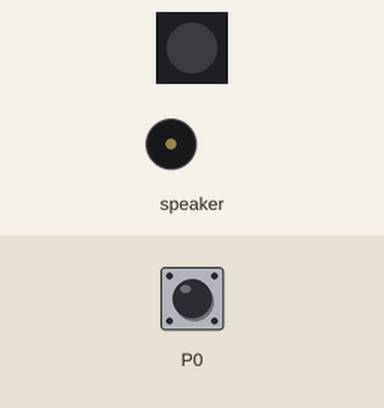
Recording of a program running on a simulated Calliope mini (MakeCode). Parts: 1 RGB LEDs in strip order, left to right, buzzer (waves = sounding). The test bench sets the inputs (shaded band); at power-on: P0 LOW.

Above: at 1.2 s.
1.3 s: P0 pulled HIGH for 0.15 s
At 1.7 s:
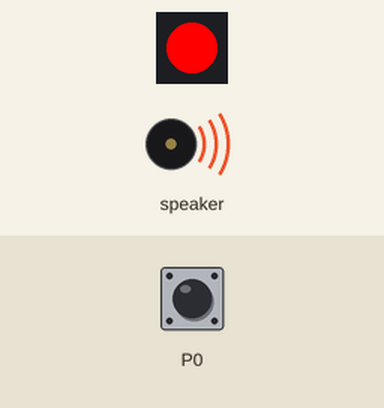
3.5 s: P0 pulled HIGH for 3.2 s
At 7.9 s:
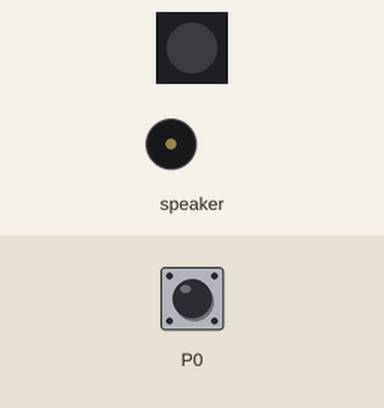
Timing chart, 0 to 9.4 s (numbered marks = the images above; inputs shaded):
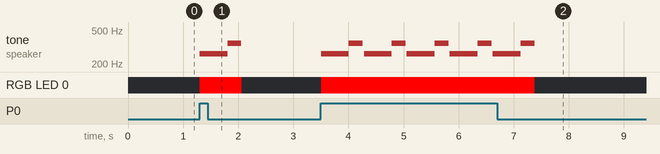

Measured:
- after the input at 1.3 s, tone on speaker: silent → 262 Hz at once, → 349 Hz 0.51 s later, → silent 0.25 s later; RGB LED 0: off → RGB(255, 0, 0) at once, → off 0.76 s later
- after the input at 3.5 s, tone on speaker: silent → 262 Hz at once, then repeats every 0.78 s: 349 Hz 0.25 s, silent 0.03 s, 262 Hz 0.51 s, until it stays silent from 7.4 s; RGB LED 0: off → RGB(255, 0, 0) at once, → off 3.9 s later

The program:

main.ts
```typescript
basic.forever(function () {
    if (pins.digitalReadPin(DigitalPin.P0) == 1) {
        basic.setLedColor(0xff0000)
        music.playTone(262, music.beat(BeatFraction.Whole))
        music.playTone(349, music.beat(BeatFraction.Half))
        basic.turnRgbLedOff()
    }
})
```

test.ts
```typescript
// Hier kann man Tests durchführen; diese Datei wird nicht kompiliert, wenn dieses Paket als Erweiterung verwendet wird.
```
